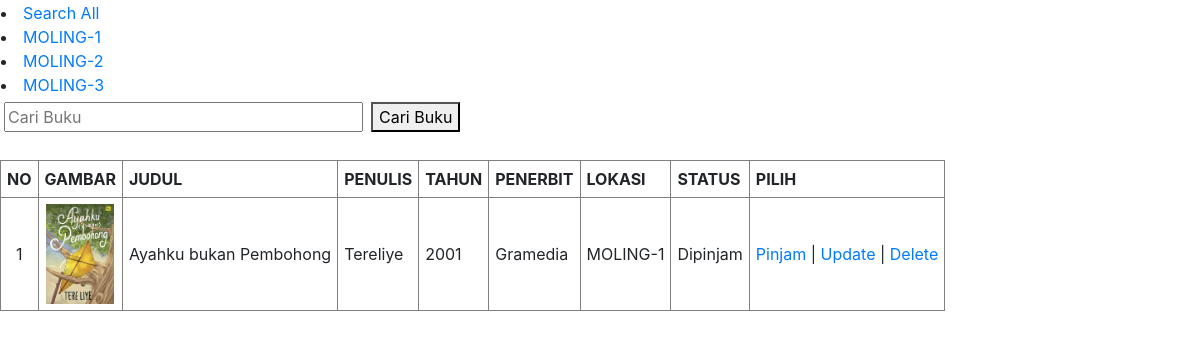
The app's page /read.php?moling=MOLING-1 with its own data.
### tables this page shows
CREATE TABLE `buku` (
  `id` int(11) NOT NULL,
  `judul` varchar(100) DEFAULT NULL,
  `penulis` varchar(50) DEFAULT NULL,
  `tahun` varchar(10) DEFAULT NULL,
  `penerbit` varchar(80) DEFAULT NULL,
  `lokasi` varchar(100) DEFAULT NULL,
  `status` varchar(20) DEFAULT NULL,
  `cover` varchar(100) DEFAULT NULL
);

### function.php (called while the page is built, shortened)
<?php
$conn = mysqli_connect("localhost", "root", "", "sahabat_literasi");
function query($query)
{
   global $conn;
   $result = mysqli_query($conn, $query);
   $record = [];
   while ($data = mysqli_fetch_assoc($result)) {
      $record[] = $data;
   }
   return $record;
}

### read.php (the view, shortened to what this page needs)
<?php
require "function.php";
global $conn;
$buku = query("SELECT * FROM buku;");
$moling_select = query("SELECT * FROM buku group by lokasi asc;");
if (isset($_GET["moling"])) {
   $lokasi = $_GET['moling'];
   $moling = query("SELECT * FROM buku WHERE lokasi = '$lokasi' group by lokasi asc");
} else {
   echo mysqli_error($conn);
}
?>
<!DOCTYPE html>
<html lang="en">
<head>
   <link rel="stylesheet" href="css/bootstrap/bootstrap.css">
   <link rel="stylesheet" href="css/bootstrap/bootstrap.min.css">
</head>
<body>
   <form action="" method="post">
      <table border="0 px">
         <tr>
            <td>
               <li><a href="read.php">Search All</a></li>
               <?php foreach ($moling_select as $data) : ?>
                  <li><a href="read.php?moling=<?= $data['lokasi']; ?>"><?= $data['lokasi'] ?></a></li>
               <?php endforeach; ?>
            </td>
         </tr>
      </table>
   </form>
   <form action="" method="post">
      <table border="0px" cellspacing="0px" cellpadding="4px">
         <tr>
            <td><input type="text" name="search" size="30px" autofocus placeholder="Cari Buku" autocomplete="off" id="search"></td>
            <td>
               <button type="submit" name="submitcari" id="submitcari">Cari Buku</button>
            </td>
         </tr>
      </table>
      <br>
   </form>
   <table border="1px" cellpadding="6px">
      <tr>
         <th>NO</th>
         <th>GAMBAR</th>
         <th>JUDUL</th>
         <th>PENULIS</th>
         <th>TAHUN</th>
         <th>PENERBIT</th>
         <th>LOKASI</th>
         <th>STATUS</th>
         <th>PILIH</th>
      </tr>
      <?php if (isset($_GET['moling'])) : ?>
         <?php $i = 1;
         foreach ($moling as $bk) : ?>
            <tr>
               <td align="center"><?= $i ?></td>
               <td align="center"><img width="auto" height="100px" src="images/<?= $bk["judul"]; ?>/<?= $bk["cover"] ?>" alt="<?= $bk["cover"] ?>"></td>
               <td><?= $bk["judul"]; ?></td>
               <td><?= $bk["penulis"]; ?></td>
               <td><?= $bk["tahun"]; ?></td>
               <td><?= $bk["penerbit"]; ?></td>
               <td><?= $bk["lokasi"]; ?></td>
               <td><?= $bk["status"]; ?></td>
               <td>
                  <a class="pinjam" href="" data-toggle="modal" data-target="#formModal-input" data-id_buku="<?= $bk['id'] ?>" data-status="<?= $bk['status'] ?>">Pinjam</a> |
                  <a href="update.php?id=<?= $bk["id"]; ?>">Update</a> |
                  <a href="delete.php?id=<?= $bk["id"]; ?>" onclick="return confirm('yakin dihapus?');">Delete</a>
               </td>
            </tr>
         <?php $i++;
         endforeach ?>
      <?php endif ?>
   </table>
</body>
</html>

### records on screen
buku: lokasi "MOLING-1", judul+cover (picture), judul "Ayahku bukan Pembohong", penulis "Tereliye", tahun "2001", penerbit "Gramedia", status "Dipinjam"
buku: lokasi "MOLING-2"
buku: lokasi "MOLING-3"
